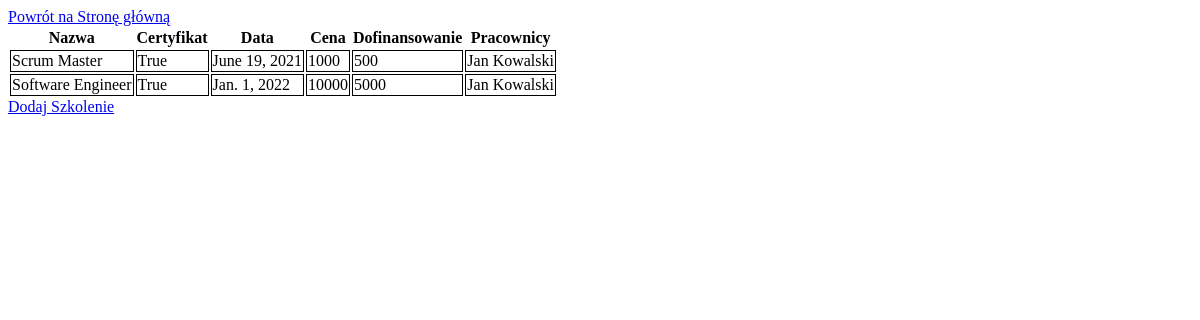
The app's page /polls/szkolenia/, older data.
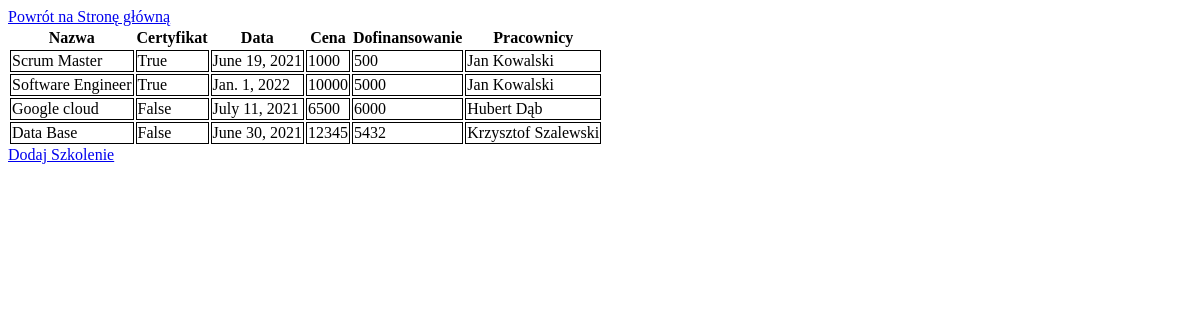
The same page, newer data.
### polls/models.py (models this page shows, shortened)
class Szkolenia(models.Model):
    nazwa = models.CharField(max_length=200)
    certyfikat = models.BooleanField()
    data = models.DateField(auto_now=False, auto_now_add=False)
    cena = models.PositiveIntegerField()
    dofinansowanie = models.PositiveIntegerField()
    pracownik = models.ForeignKey(Pracownicy, on_delete=models.CASCADE)

class Pracownicy(models.Model):
    imie = models.CharField(max_length=100)
    nazwisko = models.CharField(max_length=200)
    data_ur = models.DateField(auto_now=False, auto_now_add=False)
    pesel = models.DecimalField(max_digits=11, decimal_places=0)
    def __str__(self):
        return '%s %s' % (self.imie, self.nazwisko)

### polls/views.py (the view)
# urls.py: path('szkolenia/', views.detail_szkolenia),
def detail_szkolenia(request):
    szkolenia = Szkolenia.objects.all()
    template = loader.get_template('polls/szkolenia.html')
    context = {
        'szkolenia': szkolenia,
    }
    return HttpResponse(template.render(context, request))

### polls/templates/polls/szkolenia.html
{% load static %}
<link rel="stylesheet" type="text/css" href="{% static 'polls/style.css' %}" />
<a href="{% url 'start' %}">Powrót na Stronę główną</a>
{% if szkolenia %}
<table>
  <tr>
    <th>Nazwa</th>
    <th>Certyfikat</th>
    <th>Data</th>
    <th>Cena</th>
    <th>Dofinansowanie</th>
    <th>Pracownicy</th>
  </tr>
  {% for szkolenie in szkolenia %}
  <tr>
    <td>{{szkolenie.nazwa}}</td>
    <td>{{szkolenie.certyfikat}}</td>
    <td>{{szkolenie.data}}</td>
    <td>{{szkolenie.cena}}</td>
    <td>{{szkolenie.dofinansowanie}}</td>
    <td>{{szkolenie.pracownik}}</td>
  </tr>
  {% endfor %}
</table>
{% else %}
<p>No polls are available.</p>
{% endif %}
<a href="/polls/formularz_szkolenia/">Dodaj Szkolenie</a>

Row changes from the older to the newer data that the page shows:
added Szkolenia: nazwa "Google cloud", certyfikat "False", data "July 11, 2021", cena "6500", dofinansowanie "6000", pracownik "Hubert Dąb"
added Szkolenia: nazwa "Data Base", certyfikat "False", data "June 30, 2021", cena "12345", dofinansowanie "5432", pracownik "Krzysztof Szalewski"
